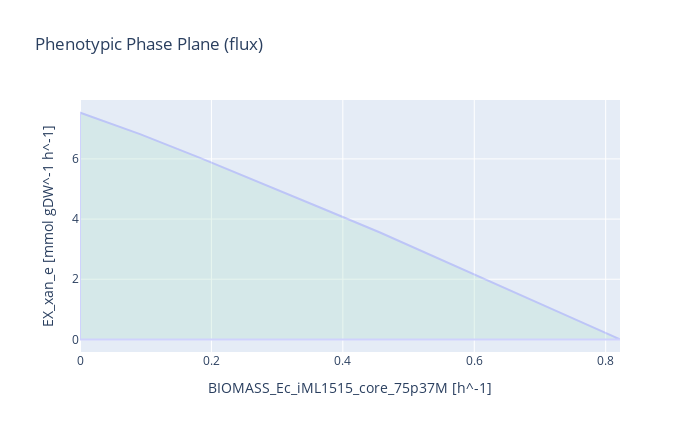

Notebook source saved alongside this figure:
### Code cell
#Performing Phenotypic Phase plane flux modelling for various input parameters in E_coli
#EPS(E coli has Xanan has the primary component for polymeric substances)

from cameo import phenotypic_phase_plane
ec_model.reactions.EX_o2_e.lower_bound = -20
ec_model.reactions.EX_co2_e.lower_bound = 0

result = phenotypic_phase_plane(ec_model,variables=[ec_model.reactions.BIOMASS_Ec_iML1515_core_75p37M],
                                      objective=ec_model.reactions.EX_xan_e,points=10)
result.plot()
result.data_frame

### Figure 1 — Plotly figure (JSON) as saved in the notebook; plotly's stock layout.template omitted (floating-point values rounded to 4 significant figures)
{"data": [{"fill": "toself", "fillcolor": "#B3E2CD", "hoverinfo": "none", "marker": {"line": {"color": "#B3E2CD"}, "opacity": 0.3}, "mode": "lines", "name": "WT", "opacity": 0.3, "type": "scatter", "x": [0, 0.09131, 0.1826, 0.2739, 0.3652, 0.4566, 0.5479, 0.6392, 0.7305, 0.8218, 0.8218, 0.7305, 0.6392, 0.5479, 0.4566, 0.3652, 0.2739, 0.1826, 0.09131, 0, 0, 0], "y": [0, 0, 0, 0, 0, 0, 0, 0, 0, 0, 5.915e-14, 0.8901, 1.78, 2.67, 3.555, 4.385, 5.213, 6.033, 6.826, 7.541, 0, 7.541]}], "layout": {"height": 432, "title": {"text": "Phenotypic Phase Plane (flux)"}, "width": 700, "xaxis": {"title": {"text": "BIOMASS_Ec_iML1515_core_75p37M [h^-1]"}}, "yaxis": {"title": {"text": "EX_xan_e [mmol gDW^-1 h^-1]"}}}}
